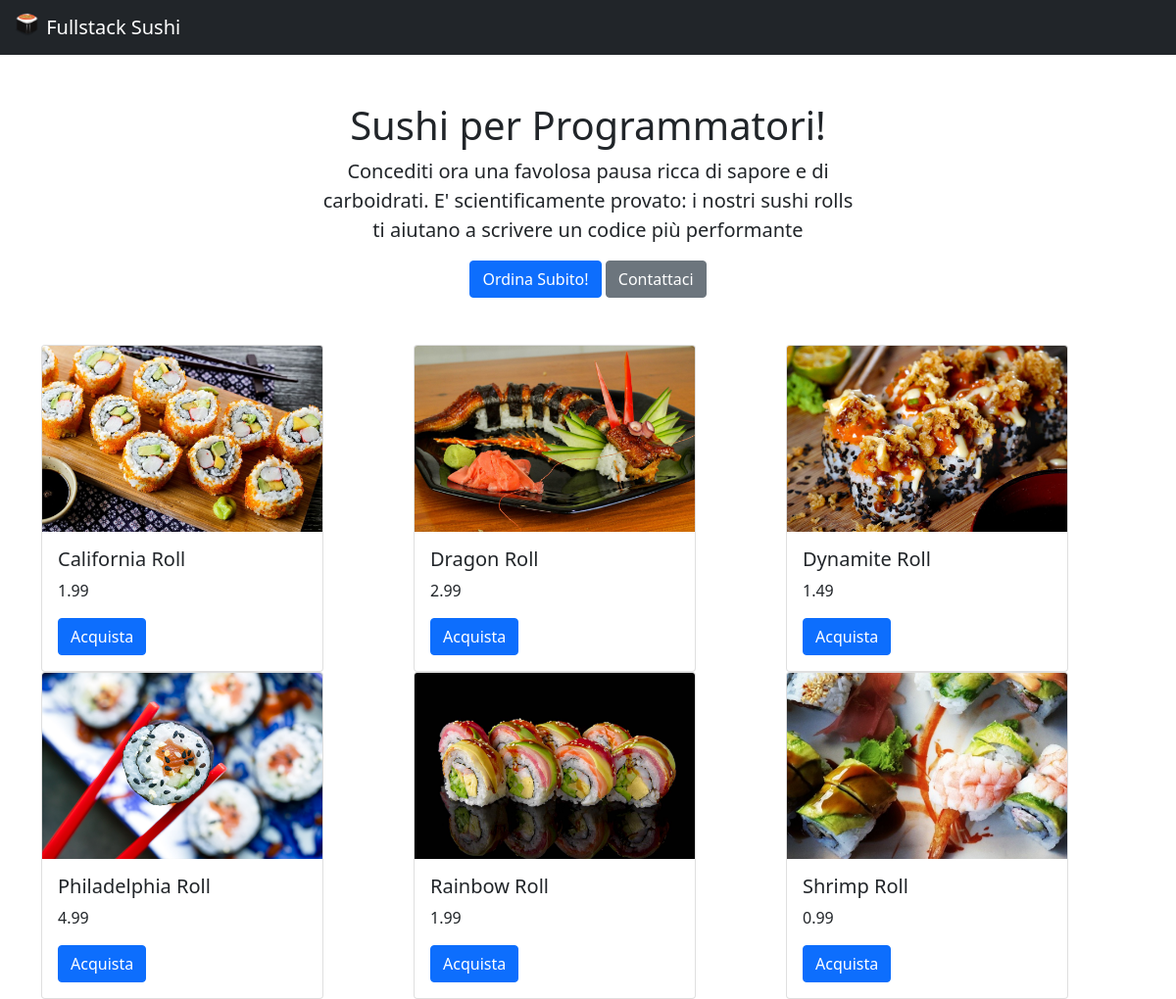
The page /rolls/ on the database its author committed.
### rolls/models.py (models this page shows, shortened)
class Roll(models.Model):
    image = models.ImageField()
    name = models.CharField(max_length=20)
    price = models.FloatField()

### rolls/views.py (the view)
# urls.py: path('rolls/', include('rolls.urls')),
def rolls(request):
    rolls = Roll.objects.all # save all the model objecets (db records)
    return render(request, 'rolls/sushi-rolls.html', {'rolls': rolls}) #third parameter: rolls variable is the dictionary of the rolls records

### rolls/templates/rolls/sushi-rolls.html (shortened to what this page needs)
<!doctype html>
<html lang="en">
<head>
    <link href="https://cdn.jsdelivr.net/npm/bootstrap@5.0.0-beta2/dist/css/bootstrap.min.css" rel="stylesheet"
>
</head>
<body>
    {% extends 'rolls/common.html' %}
    {% block content %}
    <div class="container my-5 text-center" style="max-width:580px">
        <h1>Sushi per Programmatori!</h1>
        <p class="lead">Concediti ora una favolosa pausa ricca di sapore e di carboidrati. E'
            scientificamente provato: i nostri sushi rolls ti aiutano a scrivere un codice più performante
        </p>
        <a href="{% url 'order' %}" type="button" class="btn btn-primary">Ordina Subito!</a>
        <a href="{% url 'contacts' %}" type="button" class="btn btn-secondary">Contattaci</a>
    </div>
    <div class="container">
        <div class="row">
            {% for roll in rolls %}
            <div class="col-sm">
                <div class="card" style="width: 18rem;">
                    <img src="{{ roll.image.url }}" class="card-img-top" alt="...">
                    <div class="card-body">
                        <h5 class="card-title">{{ roll.name }} Roll</h5>
                        <p class="card-text">
                            {{ roll.price }}
                        </p>
                        <a href="#" class="btn btn-primary">Acquista</a>
                    </div>
                </div>
            </div>
            {% endfor %}
        </div>
    </div>
    {% endblock %}

### rolls/templates/rolls/common.html (shortened to what this page needs)
<!doctype html>
<html lang="en">
<head>
    <link href="https://cdn.jsdelivr.net/npm/bootstrap@5.0.0-beta2/dist/css/bootstrap.min.css" rel="stylesheet"
>
</head>
<body>
    <nav class="navbar navbar-dark bg-dark">
        <div class="container-fluid">
            <a class="navbar-brand" href="{% url 'home' %}">
                {% load static %}
                <img src="{% static 'rolls/logo.png' %}" alt="" width="30" height="24" class="d-inline-block align-top">
                Fullstack Sushi
            </a>
        </div>
    </nav>
    {% block content %}
    {% endblock %}
</body>
</html>

### rows shown on the page
Roll: image (picture), name "California", price "1.99"
Roll: image (picture), name "Dragon", price "2.99"
Roll: image (picture), name "Dynamite", price "1.49"
Roll: image (picture), name "Philadelphia", price "4.99"
Roll: image (picture), name "Rainbow", price "1.99"
Roll: image (picture), name "Shrimp", price "0.99"
